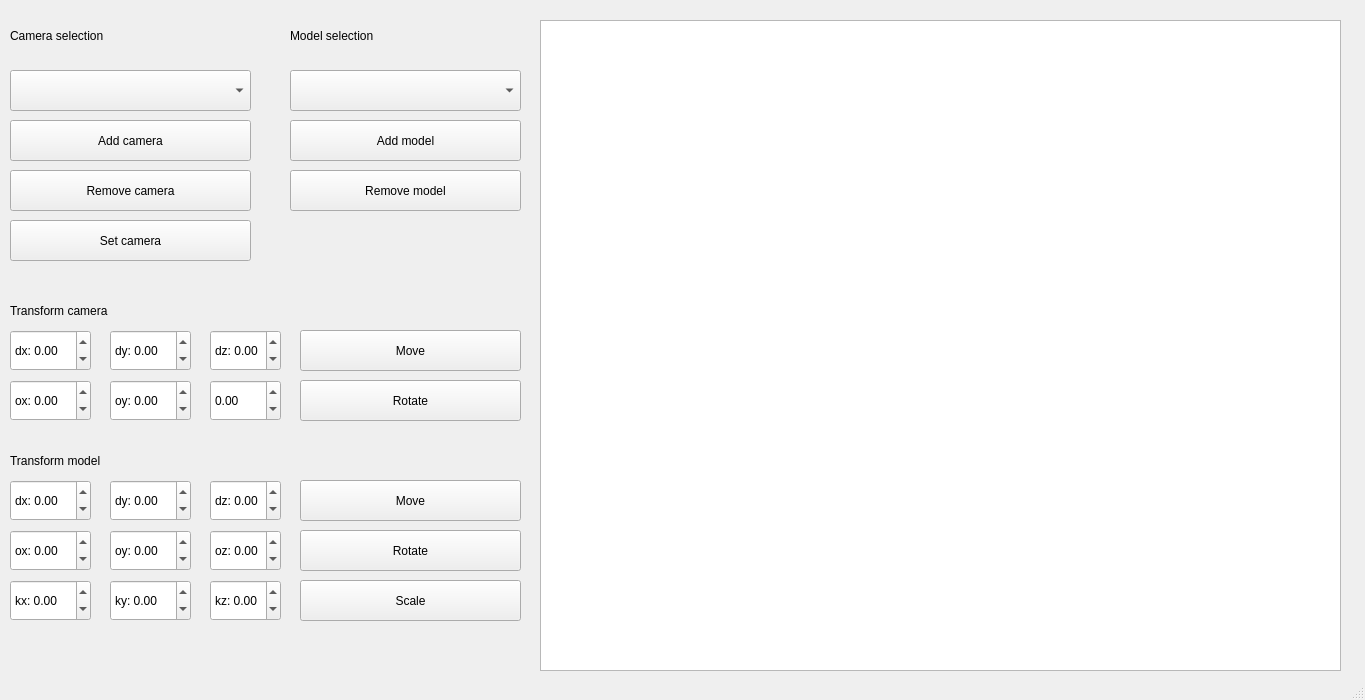
<?xml version="1.0" encoding="UTF-8"?>
<ui version="4.0">
 <class>MainWindowClass</class>
 <widget class="QMainWindow" name="MainWindowClass">
  <property name="geometry">
   <rect>
    <x>0</x>
    <y>0</y>
    <width>1365</width>
    <height>700</height>
   </rect>
  </property>
  <property name="windowTitle">
   <string>MainWindow</string>
  </property>
  <widget class="QWidget" name="centralWidget">
   <widget class="QDoubleSpinBox" name="doubleSpinBoxKx">
    <property name="geometry">
     <rect>
      <x>10</x>
      <y>580</y>
      <width>81</width>
      <height>41</height>
     </rect>
    </property>
    <property name="prefix">
     <string>kx: </string>
    </property>
    <property name="minimum">
     <double>-500.000000000000000</double>
    </property>
    <property name="maximum">
     <double>500.000000000000000</double>
    </property>
   </widget>
   <widget class="QPushButton" name="pushButton_AddCamera">
    <property name="geometry">
     <rect>
      <x>10</x>
      <y>120</y>
      <width>241</width>
      <height>41</height>
     </rect>
    </property>
    <property name="text">
     <string>Add camera</string>
    </property>
   </widget>
   <widget class="QComboBox" name="comboBoxCamera">
    <property name="geometry">
     <rect>
      <x>10</x>
      <y>70</y>
      <width>241</width>
      <height>41</height>
     </rect>
    </property>
   </widget>
   <widget class="QPushButton" name="pushButton_RemoveCamera">
    <property name="geometry">
     <rect>
      <x>10</x>
      <y>170</y>
      <width>241</width>
      <height>41</height>
     </rect>
    </property>
    <property name="text">
     <string>Remove camera</string>
    </property>
   </widget>
   <widget class="QPushButton" name="pushButton_moveModel">
    <property name="geometry">
     <rect>
      <x>300</x>
      <y>480</y>
      <width>221</width>
      <height>41</height>
     </rect>
    </property>
    <property name="text">
     <string>Move</string>
    </property>
   </widget>
   <widget class="QDoubleSpinBox" name="doubleSpinBoxDy_c">
    <property name="geometry">
     <rect>
      <x>110</x>
      <y>330</y>
      <width>81</width>
      <height>41</height>
     </rect>
    </property>
    <property name="prefix">
     <string>dy: </string>
    </property>
    <property name="minimum">
     <double>-500.000000000000000</double>
    </property>
    <property name="maximum">
     <double>500.000000000000000</double>
    </property>
   </widget>
   <widget class="QGraphicsView" name="graphicsView">
    <property name="geometry">
     <rect>
      <x>540</x>
      <y>20</y>
      <width>801</width>
      <height>651</height>
     </rect>
    </property>
   </widget>
   <widget class="QComboBox" name="comboBoxModel">
    <property name="geometry">
     <rect>
      <x>290</x>
      <y>70</y>
      <width>231</width>
      <height>41</height>
     </rect>
    </property>
   </widget>
   <widget class="QDoubleSpinBox" name="doubleSpinBoxKy">
    <property name="geometry">
     <rect>
      <x>110</x>
      <y>580</y>
      <width>81</width>
      <height>41</height>
     </rect>
    </property>
    <property name="prefix">
     <string>ky: </string>
    </property>
    <property name="minimum">
     <double>-500.000000000000000</double>
    </property>
    <property name="maximum">
     <double>500.000000000000000</double>
    </property>
   </widget>
   <widget class="QDoubleSpinBox" name="doubleSpinBoxOy_c">
    <property name="geometry">
     <rect>
      <x>110</x>
      <y>380</y>
      <width>81</width>
      <height>41</height>
     </rect>
    </property>
    <property name="prefix">
     <string>oy: </string>
    </property>
    <property name="minimum">
     <double>-500.000000000000000</double>
    </property>
    <property name="maximum">
     <double>500.000000000000000</double>
    </property>
   </widget>
   <widget class="QPushButton" name="pushButton_AddModel">
    <property name="geometry">
     <rect>
      <x>290</x>
      <y>120</y>
      <width>231</width>
      <height>41</height>
     </rect>
    </property>
    <property name="text">
     <string>Add model</string>
    </property>
   </widget>
   <widget class="QDoubleSpinBox" name="doubleSpinBoxOy">
    <property name="geometry">
     <rect>
      <x>110</x>
      <y>530</y>
      <width>81</width>
      <height>41</height>
     </rect>
    </property>
    <property name="prefix">
     <string>oy: </string>
    </property>
    <property name="minimum">
     <double>-500.000000000000000</double>
    </property>
    <property name="maximum">
     <double>500.000000000000000</double>
    </property>
   </widget>
   <widget class="QDoubleSpinBox" name="doubleSpinBoxOz_c">
    <property name="geometry">
     <rect>
      <x>210</x>
      <y>380</y>
      <width>71</width>
      <height>41</height>
     </rect>
    </property>
    <property name="minimum">
     <double>-500.000000000000000</double>
    </property>
    <property name="maximum">
     <double>500.000000000000000</double>
    </property>
   </widget>
   <widget class="QDoubleSpinBox" name="doubleSpinBoxDx">
    <property name="geometry">
     <rect>
      <x>10</x>
      <y>480</y>
      <width>81</width>
      <height>41</height>
     </rect>
    </property>
    <property name="prefix">
     <string>dx: </string>
    </property>
    <property name="minimum">
     <double>-500.000000000000000</double>
    </property>
    <property name="maximum">
     <double>500.000000000000000</double>
    </property>
   </widget>
   <widget class="QDoubleSpinBox" name="doubleSpinBoxDy">
    <property name="geometry">
     <rect>
      <x>110</x>
      <y>480</y>
      <width>81</width>
      <height>41</height>
     </rect>
    </property>
    <property name="prefix">
     <string>dy: </string>
    </property>
    <property name="minimum">
     <double>-500.000000000000000</double>
    </property>
    <property name="maximum">
     <double>500.000000000000000</double>
    </property>
   </widget>
   <widget class="QDoubleSpinBox" name="doubleSpinBoxDz_c">
    <property name="geometry">
     <rect>
      <x>210</x>
      <y>330</y>
      <width>71</width>
      <height>41</height>
     </rect>
    </property>
    <property name="prefix">
     <string>dz: </string>
    </property>
    <property name="minimum">
     <double>-500.000000000000000</double>
    </property>
    <property name="maximum">
     <double>500.000000000000000</double>
    </property>
   </widget>
   <widget class="QLabel" name="label_18">
    <property name="geometry">
     <rect>
      <x>10</x>
      <y>290</y>
      <width>441</width>
      <height>41</height>
     </rect>
    </property>
    <property name="text">
     <string>Transform camera</string>
    </property>
   </widget>
   <widget class="QDoubleSpinBox" name="doubleSpinBoxKz">
    <property name="geometry">
     <rect>
      <x>210</x>
      <y>580</y>
      <width>71</width>
      <height>41</height>
     </rect>
    </property>
    <property name="prefix">
     <string>kz: </string>
    </property>
    <property name="minimum">
     <double>-500.000000000000000</double>
    </property>
    <property name="maximum">
     <double>500.000000000000000</double>
    </property>
   </widget>
   <widget class="QLabel" name="label">
    <property name="geometry">
     <rect>
      <x>10</x>
      <y>20</y>
      <width>201</width>
      <height>31</height>
     </rect>
    </property>
    <property name="text">
     <string>Camera selection</string>
    </property>
   </widget>
   <widget class="QDoubleSpinBox" name="doubleSpinBoxOz">
    <property name="geometry">
     <rect>
      <x>210</x>
      <y>530</y>
      <width>71</width>
      <height>41</height>
     </rect>
    </property>
    <property name="prefix">
     <string>oz: </string>
    </property>
    <property name="minimum">
     <double>-500.000000000000000</double>
    </property>
    <property name="maximum">
     <double>500.000000000000000</double>
    </property>
   </widget>
   <widget class="QPushButton" name="pushButton_SetCamera">
    <property name="geometry">
     <rect>
      <x>10</x>
      <y>220</y>
      <width>241</width>
      <height>41</height>
     </rect>
    </property>
    <property name="text">
     <string>Set camera</string>
    </property>
   </widget>
   <widget class="QLabel" name="label_19">
    <property name="geometry">
     <rect>
      <x>10</x>
      <y>440</y>
      <width>461</width>
      <height>41</height>
     </rect>
    </property>
    <property name="text">
     <string>Transform model</string>
    </property>
   </widget>
   <widget class="QLabel" name="label_2">
    <property name="geometry">
     <rect>
      <x>290</x>
      <y>20</y>
      <width>131</width>
      <height>31</height>
     </rect>
    </property>
    <property name="text">
     <string>Model selection</string>
    </property>
   </widget>
   <widget class="QPushButton" name="pushButton_scaleModel">
    <property name="geometry">
     <rect>
      <x>300</x>
      <y>580</y>
      <width>221</width>
      <height>41</height>
     </rect>
    </property>
    <property name="text">
     <string>Scale</string>
    </property>
   </widget>
   <widget class="QPushButton" name="pushButton_moveCamera">
    <property name="geometry">
     <rect>
      <x>300</x>
      <y>330</y>
      <width>221</width>
      <height>41</height>
     </rect>
    </property>
    <property name="text">
     <string>Move</string>
    </property>
   </widget>
   <widget class="QPushButton" name="pushButton_RemoveModel">
    <property name="geometry">
     <rect>
      <x>290</x>
      <y>170</y>
      <width>231</width>
      <height>41</height>
     </rect>
    </property>
    <property name="text">
     <string>Remove model</string>
    </property>
   </widget>
   <widget class="QDoubleSpinBox" name="doubleSpinBoxOx">
    <property name="geometry">
     <rect>
      <x>10</x>
      <y>530</y>
      <width>81</width>
      <height>41</height>
     </rect>
    </property>
    <property name="prefix">
     <string>ox: </string>
    </property>
    <property name="minimum">
     <double>-500.000000000000000</double>
    </property>
    <property name="maximum">
     <double>500.000000000000000</double>
    </property>
   </widget>
   <widget class="QDoubleSpinBox" name="doubleSpinBoxDx_c">
    <property name="geometry">
     <rect>
      <x>10</x>
      <y>330</y>
      <width>81</width>
      <height>41</height>
     </rect>
    </property>
    <property name="prefix">
     <string>dx: </string>
    </property>
    <property name="minimum">
     <double>-500.000000000000000</double>
    </property>
    <property name="maximum">
     <double>500.000000000000000</double>
    </property>
   </widget>
   <widget class="QPushButton" name="pushButton_rotateCamera">
    <property name="geometry">
     <rect>
      <x>300</x>
      <y>380</y>
      <width>221</width>
      <height>41</height>
     </rect>
    </property>
    <property name="text">
     <string>Rotate</string>
    </property>
   </widget>
   <widget class="QPushButton" name="pushButton_rotateModel">
    <property name="geometry">
     <rect>
      <x>300</x>
      <y>530</y>
      <width>221</width>
      <height>41</height>
     </rect>
    </property>
    <property name="text">
     <string>Rotate</string>
    </property>
   </widget>
   <widget class="QDoubleSpinBox" name="doubleSpinBoxOx_c">
    <property name="geometry">
     <rect>
      <x>10</x>
      <y>380</y>
      <width>81</width>
      <height>41</height>
     </rect>
    </property>
    <property name="prefix">
     <string>ox: </string>
    </property>
    <property name="minimum">
     <double>-500.000000000000000</double>
    </property>
    <property name="maximum">
     <double>500.000000000000000</double>
    </property>
   </widget>
   <widget class="QDoubleSpinBox" name="doubleSpinBoxDz">
    <property name="geometry">
     <rect>
      <x>210</x>
      <y>480</y>
      <width>71</width>
      <height>41</height>
     </rect>
    </property>
    <property name="prefix">
     <string>dz: </string>
    </property>
    <property name="minimum">
     <double>-500.000000000000000</double>
    </property>
    <property name="maximum">
     <double>500.000000000000000</double>
    </property>
   </widget>
  </widget>
  <widget class="QStatusBar" name="statusBar"/>
 </widget>
 <layoutdefault spacing="6" margin="11"/>
 <resources>
  <include location="mainwindow.qrc"/>
 </resources>
 <connections/>
</ui>
